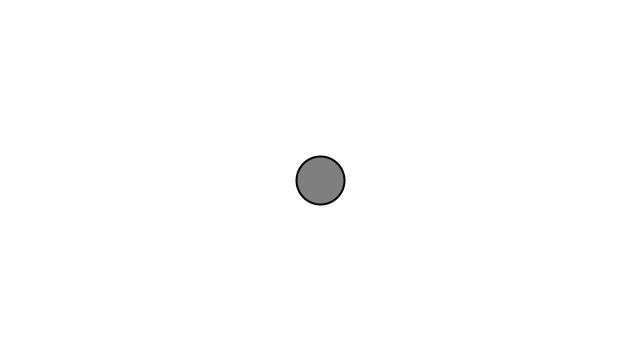
Frame 1 (no input)
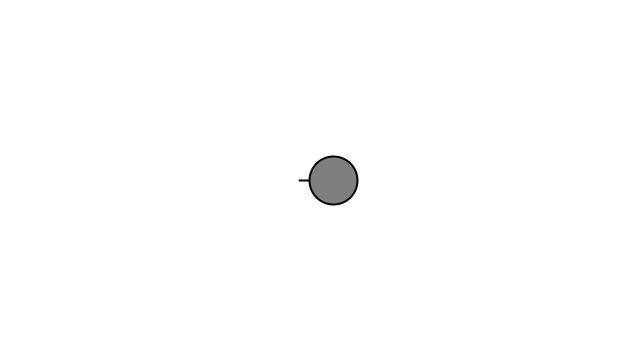
Frame 60 (the mouse pressed at the canvas centre just before this capture)
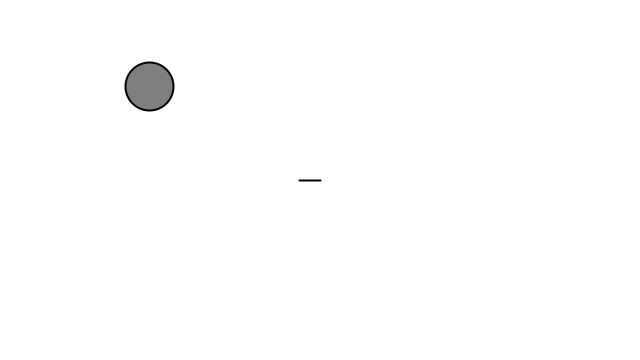
Frame 120 (the mouse held since frame 60 and released just before this capture)

The Processing sketch that drew these frames (run headless with seeded random() and noise(); from frame 60 on, the mouse is pressed at the canvas centre):

// Processing sketch: Extra_instantforce
// ── Extra_instantforce.pde
// The Nature of Code
// Daniel Shiffman
// http://natureofcode.com

Mover m;

float t = 0.0;

void setup() {
  size(640, 360);
  m = new Mover();
}

void draw() {
  background(255);

  // Perlin noise wind
  float wx = map(noise(t),0,1,-1,1);
  PVector wind = new PVector(wx, 0);
  t += 0.01;
  line(width/2,height/2,width/2+wind.x*100,height/2+wind.y*100);
  m.applyForce(wind);
  
  // Gravity
  PVector gravity = new PVector(0, 0.1);
  //m.applyForce(gravity);

  // Shake force
  //m.shake();
  
  // Boundary force
  if (m.position.x > width - 50) {
    PVector boundary = new PVector(-1,0);
    m.applyForce(boundary);
  } else if (m.position.x < 50) {
    PVector boundary = new PVector(1,0);
    m.applyForce(boundary);
  }
  
  
  

  m.update();
  m.display();
  //m.checkEdges();
}

// Instant Force
void mousePressed() {
  PVector cannon = PVector.random2D();
  cannon.mult(5);
  m.applyForce(cannon);
}
// ── Mover.pde
// The Nature of Code
// Daniel Shiffman
// http://natureofcode.com

class Mover {

  PVector position;
  PVector velocity;
  PVector acceleration;
  float mass;

  Mover() {
    position = new PVector(width/2,height/2);
    velocity = new PVector(0,0);
    acceleration = new PVector(0,0);
    mass = 1;
  }
  
  void shake() {
     PVector force = PVector.random2D();
     force.mult(0.7);
     applyForce(force); 
   
    
  }
  
  void applyForce(PVector force) {
    PVector f = PVector.div(force,mass);
    acceleration.add(f);
  }
  
  void update() {
    velocity.add(acceleration);
    position.add(velocity);
    acceleration.mult(0);
    
    // Simple friction
    velocity.mult(0.95);
    
  }

  void display() {
    stroke(0);
    strokeWeight(2);
    fill(127);
    ellipse(position.x,position.y,48,48);
  }

  void checkEdges() {

    if (position.x > width) {
      position.x = width;
      velocity.x *= -1;
    } else if (position.x < 0) {
      velocity.x *= -1;
      position.x = 0;
    }

    if (position.y > height) {
      velocity.y *= -1;
      position.y = height;
    }

  }

}
